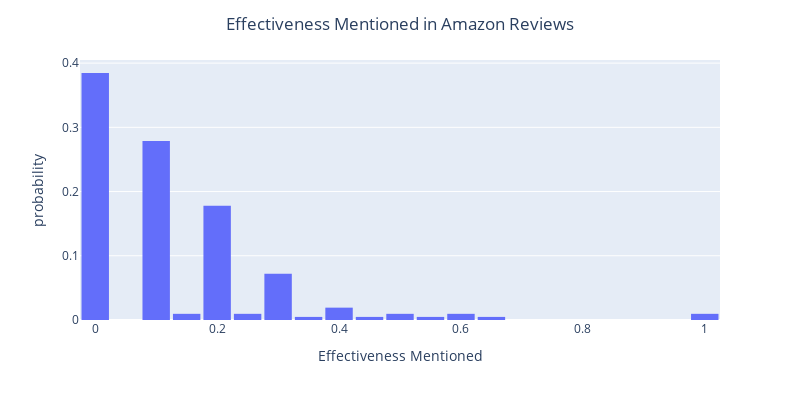

Source (notebook cell):
### Code cell
import plotly.express as px

file_w_effect = file.groupby('asin').agg({'review_body':len, 'effectiveness_mentioned': 'mean'}).reset_index()

fig = px.histogram(file_w_effect, x="effectiveness_mentioned", 
                   histnorm='probability',)

fig.update_layout(
    title_text='Effectiveness Mentioned in Amazon Reviews',
    title_x=0.5,  # Center the title
    bargap=0.1,
    height=400,
    width=800,

)

fig.update_xaxes(title_text='Effectiveness Mentioned',)

fig.show()

fig.write_image('effectiveness_mentioned.png',)

### Figure 1 — Plotly figure (JSON) as saved in the notebook; plotly's stock layout.template omitted (floating-point values rounded to 4 significant figures; data arrays with more than 128 entries replaced by an {"elided": "..."} marker saying what was removed)
{"data": [{"alignmentgroup": "True", "bingroup": "x", "histnorm": "probability", "hovertemplate": "effectiveness_mentioned=%{x}<br>probability=%{y}<extra></extra>", "legendgroup": "", "marker": {"color": "#636efa", "pattern": {"shape": ""}}, "name": "", "offsetgroup": "", "orientation": "v", "showlegend": false, "type": "histogram", "x": {"elided": "208 float values"}, "xaxis": "x", "yaxis": "y"}], "layout": {"bargap": 0.1, "barmode": "relative", "height": 400, "legend": {"tracegroupgap": 0}, "margin": {"t": 60}, "title": {"text": "Effectiveness Mentioned in Amazon Reviews", "x": 0.5}, "width": 800, "xaxis": {"anchor": "y", "domain": [0, 1], "title": {"text": "Effectiveness Mentioned"}}, "yaxis": {"anchor": "x", "domain": [0, 1], "title": {"text": "probability"}}}}
